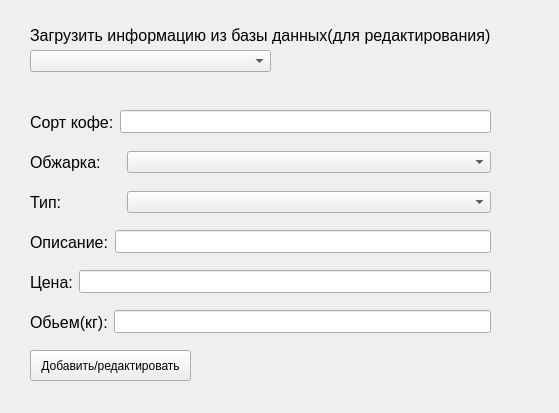
<?xml version="1.0" encoding="UTF-8"?>
<ui version="4.0">
 <class>Form</class>
 <widget class="QWidget" name="Form">
  <property name="geometry">
   <rect>
    <x>0</x>
    <y>0</y>
    <width>559</width>
    <height>413</height>
   </rect>
  </property>
  <property name="windowTitle">
   <string>Form</string>
  </property>
  <widget class="QPushButton" name="button">
   <property name="geometry">
    <rect>
     <x>30</x>
     <y>350</y>
     <width>161</width>
     <height>31</height>
    </rect>
   </property>
   <property name="text">
    <string>Добавить/редактировать</string>
   </property>
  </widget>
  <widget class="QWidget" name="layoutWidget">
   <property name="geometry">
    <rect>
     <x>30</x>
     <y>150</y>
     <width>461</width>
     <height>24</height>
    </rect>
   </property>
   <layout class="QHBoxLayout" name="horizontalLayout_2">
    <item>
     <widget class="QLabel" name="label_2">
      <property name="maximumSize">
       <size>
        <width>91</width>
        <height>31</height>
       </size>
      </property>
      <property name="font">
       <font>
        <pointsize>12</pointsize>
       </font>
      </property>
      <property name="text">
       <string>Обжарка:</string>
      </property>
     </widget>
    </item>
    <item>
     <widget class="QComboBox" name="roast"/>
    </item>
   </layout>
  </widget>
  <widget class="QWidget" name="layoutWidget_2">
   <property name="geometry">
    <rect>
     <x>30</x>
     <y>190</y>
     <width>461</width>
     <height>24</height>
    </rect>
   </property>
   <layout class="QHBoxLayout" name="horizontalLayout_3">
    <item>
     <widget class="QLabel" name="label_3">
      <property name="maximumSize">
       <size>
        <width>91</width>
        <height>31</height>
       </size>
      </property>
      <property name="font">
       <font>
        <pointsize>12</pointsize>
       </font>
      </property>
      <property name="text">
       <string>Тип:</string>
      </property>
     </widget>
    </item>
    <item>
     <widget class="QComboBox" name="type"/>
    </item>
   </layout>
  </widget>
  <widget class="QWidget" name="layoutWidget_3">
   <property name="geometry">
    <rect>
     <x>30</x>
     <y>230</y>
     <width>461</width>
     <height>24</height>
    </rect>
   </property>
   <layout class="QHBoxLayout" name="horizontalLayout_4">
    <item>
     <widget class="QLabel" name="label_4">
      <property name="maximumSize">
       <size>
        <width>91</width>
        <height>31</height>
       </size>
      </property>
      <property name="font">
       <font>
        <pointsize>12</pointsize>
       </font>
      </property>
      <property name="text">
       <string>Описание:</string>
      </property>
     </widget>
    </item>
    <item>
     <widget class="QLineEdit" name="description">
      <property name="minimumSize">
       <size>
        <width>113</width>
        <height>20</height>
       </size>
      </property>
      <property name="font">
       <font>
        <pointsize>10</pointsize>
       </font>
      </property>
     </widget>
    </item>
   </layout>
  </widget>
  <widget class="QWidget" name="layoutWidget_4">
   <property name="geometry">
    <rect>
     <x>30</x>
     <y>270</y>
     <width>461</width>
     <height>24</height>
    </rect>
   </property>
   <layout class="QHBoxLayout" name="horizontalLayout_5">
    <item>
     <widget class="QLabel" name="label_5">
      <property name="maximumSize">
       <size>
        <width>91</width>
        <height>31</height>
       </size>
      </property>
      <property name="font">
       <font>
        <pointsize>12</pointsize>
       </font>
      </property>
      <property name="text">
       <string>Цена:</string>
      </property>
     </widget>
    </item>
    <item>
     <widget class="QLineEdit" name="price">
      <property name="minimumSize">
       <size>
        <width>113</width>
        <height>20</height>
       </size>
      </property>
      <property name="font">
       <font>
        <pointsize>10</pointsize>
       </font>
      </property>
     </widget>
    </item>
   </layout>
  </widget>
  <widget class="QWidget" name="layoutWidget_5">
   <property name="geometry">
    <rect>
     <x>30</x>
     <y>310</y>
     <width>461</width>
     <height>24</height>
    </rect>
   </property>
   <layout class="QHBoxLayout" name="horizontalLayout_6">
    <item>
     <widget class="QLabel" name="label_6">
      <property name="maximumSize">
       <size>
        <width>91</width>
        <height>31</height>
       </size>
      </property>
      <property name="font">
       <font>
        <pointsize>12</pointsize>
       </font>
      </property>
      <property name="text">
       <string>Обьем(кг):</string>
      </property>
     </widget>
    </item>
    <item>
     <widget class="QLineEdit" name="size">
      <property name="minimumSize">
       <size>
        <width>113</width>
        <height>20</height>
       </size>
      </property>
      <property name="font">
       <font>
        <pointsize>10</pointsize>
       </font>
      </property>
     </widget>
    </item>
   </layout>
  </widget>
  <widget class="QLabel" name="label_7">
   <property name="geometry">
    <rect>
     <x>30</x>
     <y>20</y>
     <width>461</width>
     <height>31</height>
    </rect>
   </property>
   <property name="font">
    <font>
     <pointsize>12</pointsize>
    </font>
   </property>
   <property name="text">
    <string>Загрузить информацию из базы данных(для редактирования):</string>
   </property>
  </widget>
  <widget class="QComboBox" name="selectcoffee">
   <property name="geometry">
    <rect>
     <x>30</x>
     <y>50</y>
     <width>241</width>
     <height>22</height>
    </rect>
   </property>
  </widget>
  <widget class="QWidget" name="">
   <property name="geometry">
    <rect>
     <x>30</x>
     <y>110</y>
     <width>461</width>
     <height>24</height>
    </rect>
   </property>
   <layout class="QHBoxLayout" name="horizontalLayout">
    <item>
     <widget class="QLabel" name="label">
      <property name="maximumSize">
       <size>
        <width>91</width>
        <height>31</height>
       </size>
      </property>
      <property name="font">
       <font>
        <pointsize>12</pointsize>
       </font>
      </property>
      <property name="text">
       <string>Сорт кофе:</string>
      </property>
     </widget>
    </item>
    <item>
     <widget class="QLineEdit" name="sort">
      <property name="minimumSize">
       <size>
        <width>113</width>
        <height>20</height>
       </size>
      </property>
      <property name="font">
       <font>
        <pointsize>10</pointsize>
       </font>
      </property>
     </widget>
    </item>
   </layout>
  </widget>
 </widget>
 <resources/>
 <connections/>
</ui>
